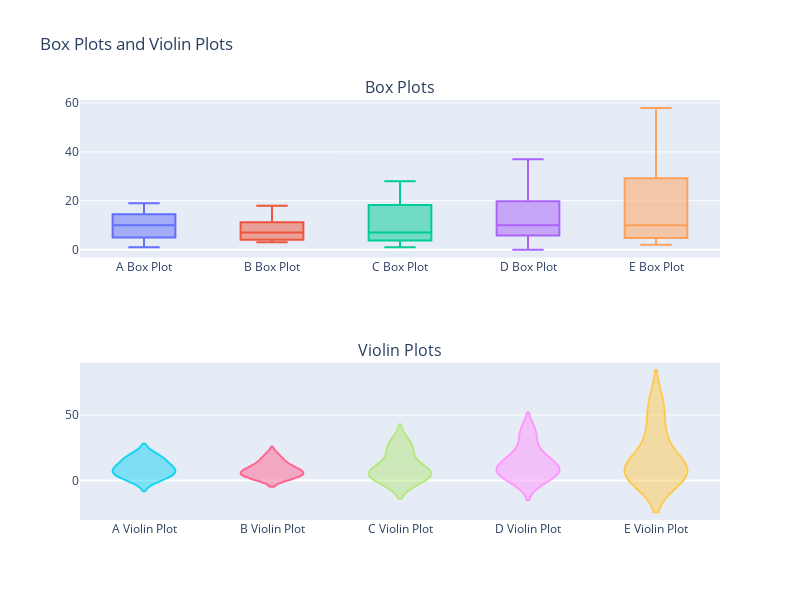

The cell this chart's notebook holds for it:
### Markdown cell above
GRAPHICS

### Code cell
import plotly.express as px
import pandas as pd
from plotly.subplots import make_subplots
import plotly.graph_objects as go
from scipy import stats

df = pd.DataFrame(df_dependent)

fig = make_subplots(rows=2, cols=1, subplot_titles=("Box Plots", "Violin Plots"))

for column in df.columns:
    box_trace = go.Box(y=df[column], name=f'{column} Box Plot')
    fig.add_trace(box_trace, row=1, col=1)

for column in df.columns:
    violin_trace = go.Violin(y=df[column], name=f'{column} Violin Plot')
    fig.add_trace(violin_trace, row=2, col=1)

fig.update_layout(height=600, width=800, showlegend=False, title_text="Box Plots and Violin Plots")
fig.show()


df = pd.DataFrame(data)
fig, axes = plt.subplots(nrows=1, ncols=len(df.columns), figsize=(15, 5))

for i, column in enumerate(df.columns):
    _, (slope, intercept, r) = stats.probplot(df[column], plot=axes[i], fit=True)
    axes[i].set_title(f'QQ Plot - {column}')

    for j, val in enumerate(df[column].sample(5)):
        axes[i].annotate(f'{val:.2f}', xy=(val, slope * val + intercept),
                         xytext=(-15, 7), textcoords='offset points', ha='center', va='bottom', fontsize=8)

plt.tight_layout()
plt.show()

### Figure 1 — Plotly figure (JSON) as saved in the notebook; plotly's stock layout.template omitted (floating-point values rounded to 4 significant figures)
{"data": [{"name": "A Box Plot", "type": "box", "xaxis": "x", "y": [5, 1, 16, 5, 10, 19, 10], "yaxis": "y"}, {"name": "B Box Plot", "type": "box", "xaxis": "x", "y": [4, 3, 12, 4, 9, 18, 7], "yaxis": "y"}, {"name": "C Box Plot", "type": "box", "xaxis": "x", "y": [7, 1, 22, 3, 7, 28, 6], "yaxis": "y"}, {"name": "D Box Plot", "type": "box", "xaxis": "x", "y": [10, 0, 22, 5, 13, 37, 8], "yaxis": "y"}, {"name": "E Box Plot", "type": "box", "xaxis": "x", "y": [12, 2, 35, 4, 10, 58, 7], "yaxis": "y"}, {"name": "A Violin Plot", "type": "violin", "xaxis": "x2", "y": [5, 1, 16, 5, 10, 19, 10], "yaxis": "y2"}, {"name": "B Violin Plot", "type": "violin", "xaxis": "x2", "y": [4, 3, 12, 4, 9, 18, 7], "yaxis": "y2"}, {"name": "C Violin Plot", "type": "violin", "xaxis": "x2", "y": [7, 1, 22, 3, 7, 28, 6], "yaxis": "y2"}, {"name": "D Violin Plot", "type": "violin", "xaxis": "x2", "y": [10, 0, 22, 5, 13, 37, 8], "yaxis": "y2"}, {"name": "E Violin Plot", "type": "violin", "xaxis": "x2", "y": [12, 2, 35, 4, 10, 58, 7], "yaxis": "y2"}], "layout": {"annotations": [{"font": {"size": 16}, "showarrow": false, "text": "Box Plots", "x": 0.5, "xanchor": "center", "xref": "paper", "y": 1, "yanchor": "bottom", "yref": "paper"}, {"font": {"size": 16}, "showarrow": false, "text": "Violin Plots", "x": 0.5, "xanchor": "center", "xref": "paper", "y": 0.375, "yanchor": "bottom", "yref": "paper"}], "height": 600, "showlegend": false, "title": {"text": "Box Plots and Violin Plots"}, "width": 800, "xaxis": {"anchor": "y", "domain": [0, 1]}, "xaxis2": {"anchor": "y2", "domain": [0, 1]}, "yaxis": {"anchor": "x", "domain": [0.625, 1]}, "yaxis2": {"anchor": "x2", "domain": [0, 0.375]}}}
